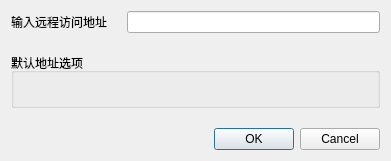
<?xml version="1.0" encoding="UTF-8"?>
<ui version="4.0">
 <class>Dialog</class>
 <widget class="QDialog" name="Dialog">
  <property name="geometry">
   <rect>
    <x>0</x>
    <y>0</y>
    <width>391</width>
    <height>161</height>
   </rect>
  </property>
  <property name="sizePolicy">
   <sizepolicy hsizetype="Preferred" vsizetype="Maximum">
    <horstretch>0</horstretch>
    <verstretch>0</verstretch>
   </sizepolicy>
  </property>
  <property name="windowTitle">
   <string>Dialog</string>
  </property>
  <layout class="QVBoxLayout" name="verticalLayout">
   <property name="spacing">
    <number>20</number>
   </property>
   <item>
    <layout class="QHBoxLayout" name="horizontalLayout">
     <item>
      <widget class="QLabel" name="label">
       <property name="text">
        <string>输入远程访问地址</string>
       </property>
      </widget>
     </item>
     <item>
      <widget class="QLineEdit" name="ed_addr"/>
     </item>
    </layout>
   </item>
   <item>
    <widget class="QGroupBox" name="gb_choices">
     <property name="title">
      <string>默认地址选项</string>
     </property>
     <layout class="QHBoxLayout" name="ly_choices"/>
    </widget>
   </item>
   <item>
    <widget class="QDialogButtonBox" name="buttonBox">
     <property name="orientation">
      <enum>Qt::Horizontal</enum>
     </property>
     <property name="standardButtons">
      <set>QDialogButtonBox::Cancel|QDialogButtonBox::Ok</set>
     </property>
    </widget>
   </item>
  </layout>
 </widget>
 <resources/>
 <connections>
  <connection>
   <sender>buttonBox</sender>
   <signal>accepted()</signal>
   <receiver>Dialog</receiver>
   <slot>accept()</slot>
   <hints>
    <hint type="sourcelabel">
     <x>248</x>
     <y>254</y>
    </hint>
    <hint type="destinationlabel">
     <x>157</x>
     <y>274</y>
    </hint>
   </hints>
  </connection>
  <connection>
   <sender>buttonBox</sender>
   <signal>rejected()</signal>
   <receiver>Dialog</receiver>
   <slot>reject()</slot>
   <hints>
    <hint type="sourcelabel">
     <x>316</x>
     <y>260</y>
    </hint>
    <hint type="destinationlabel">
     <x>286</x>
     <y>274</y>
    </hint>
   </hints>
  </connection>
 </connections>
</ui>
